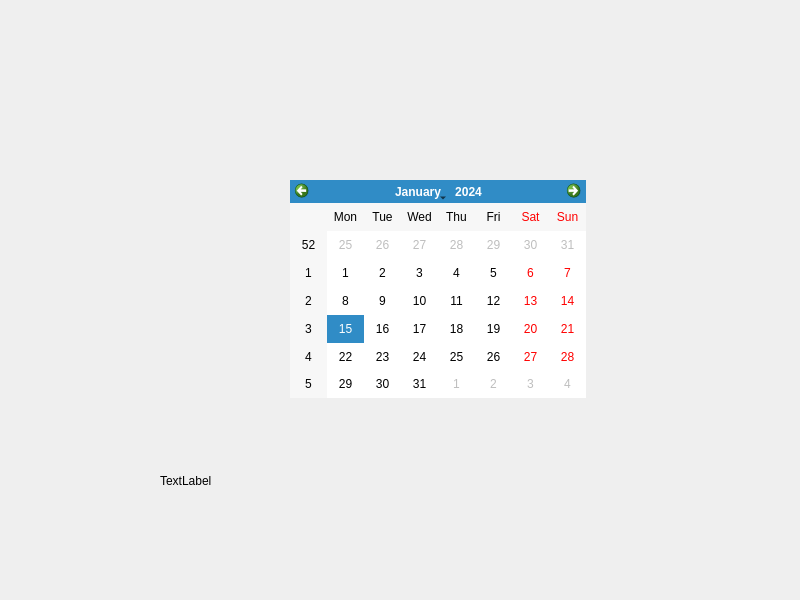
<?xml version="1.0" encoding="UTF-8"?>
<ui version="4.0">
 <class>Widget</class>
 <widget class="QWidget" name="Widget">
  <property name="geometry">
   <rect>
    <x>0</x>
    <y>0</y>
    <width>800</width>
    <height>600</height>
   </rect>
  </property>
  <property name="windowTitle">
   <string>Widget</string>
  </property>
  <widget class="QCalendarWidget" name="calendarWidget">
   <property name="geometry">
    <rect>
     <x>290</x>
     <y>180</y>
     <width>296</width>
     <height>218</height>
    </rect>
   </property>
  </widget>
  <widget class="QLabel" name="label">
   <property name="geometry">
    <rect>
     <x>160</x>
     <y>460</y>
     <width>171</width>
     <height>41</height>
    </rect>
   </property>
   <property name="text">
    <string>TextLabel</string>
   </property>
  </widget>
 </widget>
 <resources/>
 <connections/>
</ui>
